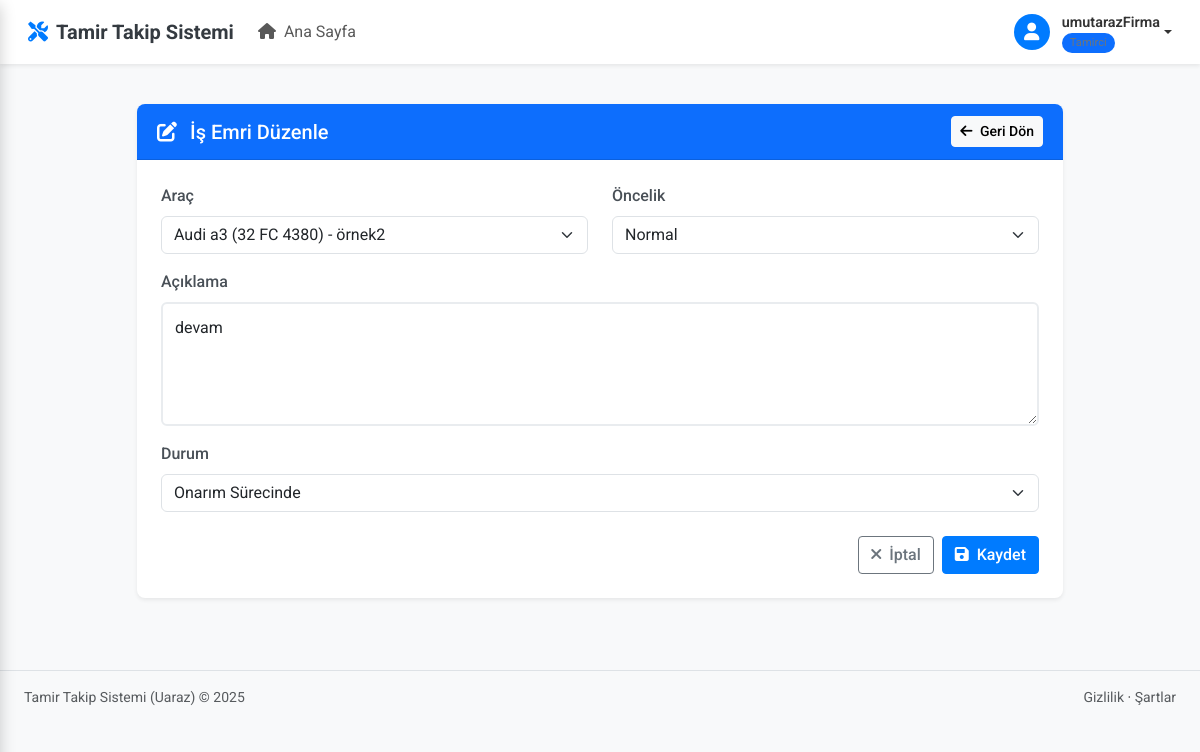
Screenshot of /isemri/2/duzenle/ (signed in) with the database file from the repository.
### core/models.py (models this page shows, shortened)
class IsEmri(models.Model):
    DURUM_SECENEKLERI = (
        ('beklemede', 'Beklemede'),
        ('incelemede', 'İncelemede'),
        ('onarim_sureci', 'Onarım Sürecinde'),
        ('test_asamasi', 'Test Aşamasında'),
        ('tamamlandi', 'Tamamlandı'),
        ('iptal_edildi', 'İptal Edildi'),
    )
    ONCELIK_SECENEKLERI = [
        ('normal', 'Normal'),
        ('yuksek', 'Yüksek'),
        ('acil', 'Acil'),
    ]
    arac = models.ForeignKey('Arac', on_delete=models.CASCADE, related_name='isemirleri')
    aciklama = models.TextField()
    durum = models.CharField(max_length=20, choices=DURUM_SECENEKLERI, default='beklemede')
    oncelik = models.CharField(max_length=10, choices=ONCELIK_SECENEKLERI, default='normal')
    teknisyen = models.ForeignKey(User, on_delete=models.SET_NULL, null=True, blank=True)
    baslama_tarihi = models.DateTimeField(
        verbose_name="Başlama Tarihi",
        default=timezone.now
    )
    bitis_tarihi = models.DateTimeField(null=True, blank=True, verbose_name="Bitiş Tarihi")
    olusturma_tarihi = models.DateTimeField(auto_now_add=True, verbose_name="Oluşturma Tarihi")
    yapilan_islemler = models.TextField(blank=True, verbose_name="Yapılan İşlemler")
    kullanilan_parcalar = models.TextField(blank=True, verbose_name="Kullanılan Parçalar")
    toplam_maliyet = models.DecimalField(max_digits=10, decimal_places=2, default=0, verbose_name="Toplam Maliyet")
    kilometre = models.IntegerField(null=True, blank=True, verbose_name="Kilometre")
    notlar = models.TextField(blank=True, verbose_name="Notlar")
    class Meta:
        ordering = ['-baslama_tarihi']
        verbose_name = "İş Emri"
        verbose_name_plural = "İş Emirleri"

### core/views.py (the view)
# urls.py: path('isemri/<int:pk>/duzenle/', login_required(tamirci_required(isemri_duzenle)), name='isemri_duzenle'),
def isemri_duzenle(request, pk):
    isemri = get_object_or_404(IsEmri, pk=pk)
    if request.method == "POST":
        form = IsEmriForm(request.POST, instance=isemri)
        if form.is_valid():
            form.save()
            return redirect('isemri_list')
    else:
        form = IsEmriForm(instance=isemri)
    return render(request, 'core/isemri_form.html', {'form': form})

### core/forms.py
class IsEmriForm(forms.ModelForm):
    class Meta:
        model = IsEmri
        fields = ['arac', 'aciklama', 'durum', 'oncelik']
        widgets = {
            'arac': forms.Select(attrs={'class': 'form-select'}),
            'aciklama': forms.Textarea(attrs={'class': 'form-control', 'rows': 4}),
            'durum': forms.Select(attrs={'class': 'form-select'}),
            'oncelik': forms.Select(attrs={'class': 'form-select'}),
        }
    def __init__(self, *args, **kwargs):
        super().__init__(*args, **kwargs)
        self.helper = FormHelper()
        self.helper.form_method = "post"
        self.helper.add_input(Submit("submit", "Kaydet"))

### core/models.py (called while the page is built)
    def __str__(self):
        return f"{self.marka} {self.model} ({self.plaka}) - {self.musteri.ad}"

### core/urls.py (called while the page is built)
def is_tamirci(user):
    return hasattr(user, 'profile') and user.profile.user_type == 'tamirci'

### core/templates/core/isemri_form.html (shortened to what this page needs)
{% extends 'core/base.html' %}
{% load crispy_forms_tags %}
{% block content %}
<div class="container py-4">
    <div class="row justify-content-center">
        <div class="col-lg-10">
            <div class="card shadow-sm">
                <div class="card-header bg-primary text-white d-flex justify-content-between align-items-center">
                    <h5 class="mb-0">
                        {% if is_new %}
                            <i class="fas fa-plus-circle me-2"></i> Yeni İş Emri Oluştur
                        {% else %}
                            <i class="fas fa-edit me-2"></i> İş Emri Düzenle
                        {% endif %}
                    </h5>
                    <a href="{% url 'isemri_list' %}" class="btn btn-light btn-sm">
                        <i class="fas fa-arrow-left me-1"></i> Geri Dön
                    </a>
                </div>
                <div class="card-body p-4">
                    <form method="post" class="needs-validation" novalidate>
                        <div class="row mb-3">
                            <div class="col-md-6">
                                <label for="{{ form.arac.id_for_label }}" class="form-label">Araç</label>
                                {{ form.arac }}
                            </div>
                            <div class="col-md-6">
                                <label for="{{ form.oncelik.id_for_label }}" class="form-label">Öncelik</label>
                                {{ form.oncelik }}
                            </div>
                        </div>
                        <div class="mb-3">
                            <label for="{{ form.aciklama.id_for_label }}" class="form-label">Açıklama</label>
                            {{ form.aciklama }}
                        </div>
                        <div class="mb-4">
                            <label for="{{ form.durum.id_for_label }}" class="form-label">Durum</label>
                            {{ form.durum }}
                        </div>
                        <div class="d-flex justify-content-end">
                            <a href="{% url 'isemri_list' %}" class="btn btn-outline-secondary me-2">
                                <i class="fas fa-times me-1"></i> İptal
                            </a>
                            <button type="submit" class="btn btn-primary">
                                <i class="fas fa-save me-1"></i> Kaydet
                            </button>
                        </div>
                    </form>
                </div>
            </div>
        </div>
    </div>
</div>
{% endblock %}

### core/templates/core/base.html (shortened to what this page needs)
{% load static %}
<!DOCTYPE html>
<html lang="tr">
<head>
    <link href="https://cdn.jsdelivr.net/npm/bootstrap@5.3.0-alpha1/dist/css/bootstrap.min.css" rel="stylesheet">
    <link rel="stylesheet" href="https://cdnjs.cloudflare.com/ajax/libs/font-awesome/6.0.0/css/all.min.css">
    <link rel="stylesheet" href="{% static 'core/css/style.css' %}">
    <link rel="stylesheet" href="{% static 'core/css/musteri_portal.css' %}">
</head>
<body>
    <div class="content-wrapper {% if request.user_agent.is_mobile %}expanded{% endif %}">
        <nav class="navbar navbar-expand-lg navbar-light bg-white fixed-top {% if request.user_agent.is_mobile %}sidebar-collapsed{% endif %}">
            <div class="container-fluid">
                <a class="navbar-brand" href="#">
                    <i class="fas fa-tools me-2"></i>
                    <span class="fw-bold">Tamir Takip Sistemi</span>
                </a>
                <div class="collapse navbar-collapse" id="navbarNav">
                    <ul class="navbar-nav me-auto">
                        {% if not user.is_authenticated or user.profile.user_type == 'tamirci' %}
                        <li class="nav-item">
                            <a class="nav-link {% if request.path == '/home/' %}active{% endif %}" href="{% url 'home' %}">
                                <i class="fas fa-home me-1"></i> Ana Sayfa
                            </a>
                        </li>
                        {% endif %}
                    </ul>
                </div>
                <div class="d-flex align-items-center">
                    {% if user.is_authenticated %}
                    <div class="user-menu dropdown">
                        <a href="#" class="dropdown-toggle" id="userDropdown">
                            <div class="user-image">
                                <i class="fas fa-user"></i>
                            </div>
                            <div class="user-info d-none d-sm-flex">
                                <span class="user-name">{{ user.username }}</span>
                                <span class="user-role">
                                    {% if user.profile.user_type == 'tamirci' %}
                                    <span class="user-badge bg-primary">Tamirci</span>
                                    {% else %}
                                    <span class="user-badge bg-success">Müşteri</span>
                                    {% endif %}
                                </span>
                            </div>
                        </a>
                    </div>
                    {% endif %}
                </div>
            </div>
        </nav>
        <main class="py-4">
            <div class="container-fluid px-4">
                {% block content %}{% endblock %}
            </div>
        </main>
        <footer class="bg-light py-3 mt-auto border-top">
            <div class="container-fluid px-4">
                <div class="d-flex align-items-center justify-content-between small">
                    <div class="text-muted">Tamir Takip Sistemi (Uaraz) &copy; 2025</div>
                    <div>
                        <a href="#" class="text-decoration-none text-muted">Gizlilik</a>
                        &middot;
                        <a href="#" class="text-decoration-none text-muted">Şartlar</a>
                    </div>
                </div>
            </div>
        </footer>
    </div>
</body>
</html>

### core/static/core/css/style.css (style rules this page uses)
body { font-family: 'Roboto', sans-serif; background-color: #f8f9fa; color: #333; overflow-x: hidden; transition: padding-left 0.3s ease; }
.content-wrapper { margin-left: 280px; transition: margin-left 0.3s cubic-bezier(0.25, 0.8, 0.25, 1); min-height: 100vh; padding-top: 56px; animation: fadeIn 0.3s ease; }
.content-wrapper.expanded { margin-left: 0; }
.navbar { padding: 0.75rem 1rem; box-shadow: 0 0.125rem 0.25rem rgba(0, 0, 0, 0.075); position: fixed; top: 0; right: 0; left: 0; z-index: 1030; transition: left 0.3s cubic-bezier(0.25, 0.8, 0.25, 1); }
.navbar-brand { font-weight: 600; display: flex; align-items: center; color: #343a40; }
.navbar-brand i { color: #007bff; font-size: 1.25rem; }
.user-menu { position: relative; }
.user-menu .dropdown-toggle { display: flex; align-items: center; text-decoration: none; color: #333; }
.user-menu .user-image { width: 36px; height: 36px; border-radius: 50%; margin-right: 0.75rem; display: flex; align-items: center; justify-content: center; background-color: #007bff; color: #fff; font-size: 1.1rem; }
.user-menu .user-info { display: flex; flex-direction: column; }
.user-menu .user-name { font-weight: 600; font-size: 0.9rem; }
.user-menu .user-role { font-size: 0.75rem; color: #6c757d; }
.user-badge { font-size: 0.7rem; padding: 0.2rem 0.5rem; border-radius: 10px; }
.card { border-radius: 0.5rem; box-shadow: 0 0.125rem 0.25rem rgba(0, 0, 0, 0.075); margin-bottom: 1.5rem; border: none; transition: transform 0.3s ease, box-shadow 0.3s ease; }
.card-header { border-top-left-radius: 0.5rem !important; border-top-right-radius: 0.5rem !important; background-color: #f8f9fa; border-bottom: 1px solid rgba(0, 0, 0, 0.125); padding: 0.75rem 1.25rem; }
.form-control { border: 2px solid #e9ecef; border-radius: 8px; padding: 12px; transition: all 0.3s ease; }
.form-label { font-weight: 500; margin-bottom: 0.5rem; color: #495057; }
.btn { border-radius: 0.25rem; font-weight: 500; }
.btn-primary { background-color: #007bff; border-color: #007bff; }
:root { --light-theme-bg: #f8f9fa; --light-theme-text: #333; --dark-theme-bg: #1a1d20; --dark-theme-text: #f8f9fa; }

### core/templates/core/isemri_form.html (style rules this page uses)
.form-label { font-weight: 500; margin-bottom: 0.5rem; }
.form-control { border-radius: 0.375rem; }
.btn { transition: all 0.3s ease; }

### rows the page displays
IsEmri: arac "Audi a3 (32 FC 4380) - örnek2", oncelik "Normal", aciklama "devam", durum "Onarım Sürecinde"

### other values shown
{{ user.username }} "umutarazFirma"
